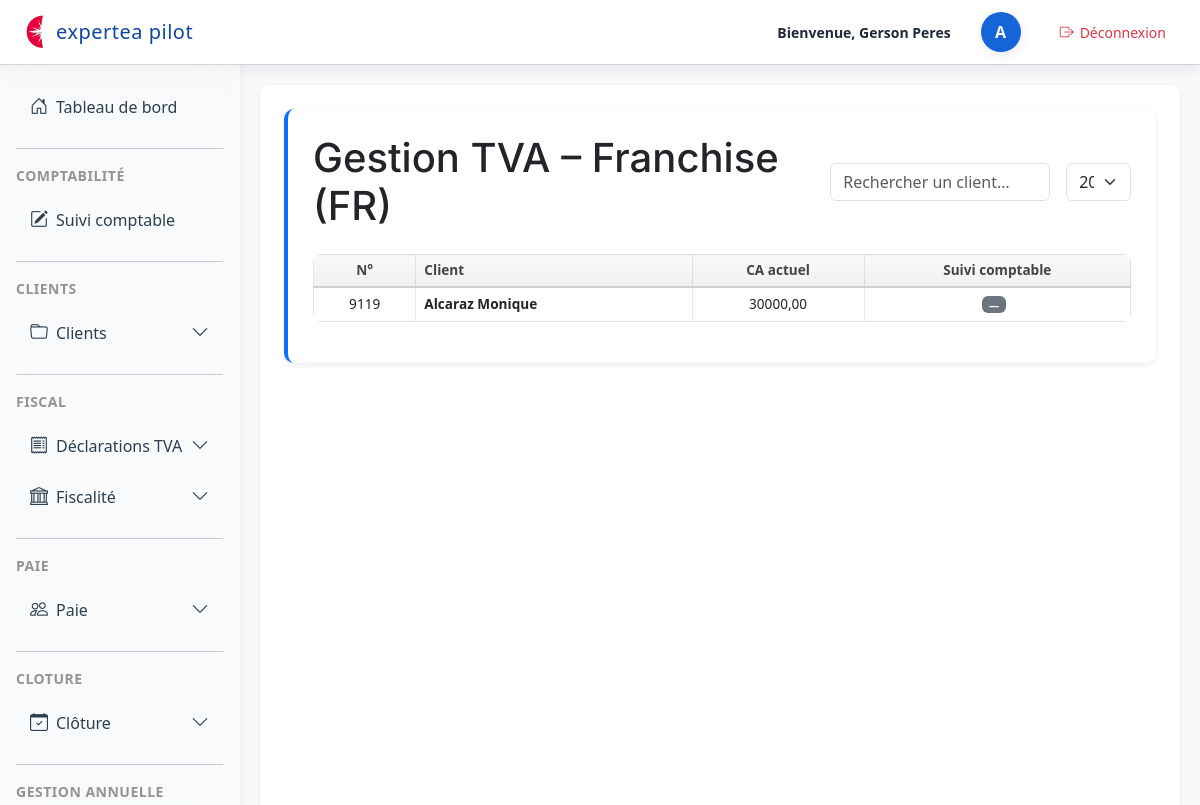
/dossiers/tva/gestion/fr/ (signed in), run on the app's committed database.
### dossiers/models.py (models this page shows, shortened)
class TVAClientAnnee(models.Model):
    client = models.ForeignKey(Client, on_delete=models.CASCADE)
    annee = models.ForeignKey(TVAAnnee, on_delete=models.CASCADE)
    module = models.ForeignKey(TVAModule, on_delete=models.CASCADE, related_name="clients")
    class Meta:
        unique_together = ("client", "annee", "module")

class Client(models.Model):
    REGIME_IMPOSITION_CHOICES = [
        ('IS', 'IS'),
        ('IR', 'IR'),
        ("RS", "Réel simplifié"),
        ("RN", "Réel normal"),
        ("MICRO", "Micro"),
        ("IR_CRL", "IR (CRL)"),
    ]
    REGIME_TVA_CHOICES = [
        ('CA3M', 'CA3 mensuelle'),
        ('CA3T', 'CA3 trimestrielle'),
        ('CA12', 'CA12'),
        ('FRANCHISE', 'Franchise'),
        ('EXO', 'Exonéré'),
    ]
    PERIODICITE_CHOICES = [
        ('MENSUEL', 'Mensuel'),
        ('TRIMESTRIEL', 'Trimestriel'),
        ('ANNUEL', 'Annuel'),
        ('REGULIER', 'Régulier'),
    ]
    user = models.OneToOneField(
        User,
        on_delete=models.CASCADE,
        null=True,
        blank=True,
        help_text="Utilisateur associé à ce client"
    )
    numero = models.IntegerField(null=True, blank=True)
    nom = models.CharField(max_length=255)
    forme_juridique = models.CharField(max_length=50)
    regime_imposition = models.CharField(
        max_length=20,
        choices=REGIME_IMPOSITION_CHOICES,
        null=True,
        blank=True
    )
    date_cloture = models.CharField(max_length=10, blank=True, null=True)
    regime_tva = models.CharField(
        max_length=20,
        choices=REGIME_TVA_CHOICES
    )
    periodicite = models.CharField(
        max_length=20,
        choices=PERIODICITE_CHOICES,
        null=True,
        blank=True,
        verbose_name="Périodicité de la saisie",
    )
    jour_echeance_tva = models.PositiveSmallIntegerField(
        blank=True,
        null=True,
        help_text="Jour du mois pour l'échéance TVA (1 à 31)"
    )
    commentaires = models.TextField(blank=True)
    archive = models.BooleanField(default=False)
    module_saisie = models.BooleanField(default=False, verbose_name="Saisie comptable")
    module_tva = models.BooleanField(default=False)
    module_cfe = models.BooleanField(default=False, verbose_name="CFE")
    module_cvae = models.BooleanField(default=False, verbose_name="CVAE")
    module_tvs = models.BooleanField(default=False, verbose_name="TVS")
    module_cloture = models.BooleanField(default=False, verbose_name="Clôture")
    module_dividendes = models.BooleanField(default=False, verbose_name="Dividendes")
    module_social = models.BooleanField(default=False, verbose_name="Social")
    module_ir = models.BooleanField(default=False, verbose_name="IR personnel")
    module_suivi_mission = models.BooleanField(default=False, verbose_name="Suivi mission et LAB")
    module_paie = models.BooleanField(default=False, verbose_name="Module Paie")

class SuiviComptable(models.Model):
    client = models.ForeignKey(Client, on_delete=models.CASCADE)
    annee = models.IntegerField()
    date_maj_compta = models.DateField(null=True, blank=True)
    dernier_mois_traite = models.CharField(max_length=20, null=True, blank=True)
    periode_traitement = models.CharField(max_length=50, null=True, blank=True)
    verifie = models.BooleanField(default=False)
    saisi_par = models.CharField(max_length=100, null=True, blank=True)
    commentaire = models.TextField(null=True, blank=True)
    ca_actuel = models.DecimalField(max_digits=12, decimal_places=2, null=True, blank=True)
    saisie_en_cours = models.BooleanField(default=False)
    saisie_terminee = models.BooleanField(default=False)
    class Meta:
        unique_together = ('client', 'annee')
        verbose_name = "Suivi comptable"
        verbose_name_plural = "Suivis comptables"

### dossiers/views.py (the view)
# urls.py: path("tva/gestion/fr/", views.tva_gestion_fr, name="tva_gestion_fr"),
@login_required
def tva_gestion_fr(request):
    annee_id = request.GET.get("annee")
    if annee_id:
        annee = get_object_or_404(TVAAnnee, id=annee_id)
    else:
        annee = TVAAnnee.objects.order_by("-annee").first()
    tca_list = TVAClientAnnee.objects.filter(
        annee=annee,
        module__type="FR"
    ).select_related("client", "module")
    search = request.GET.get("search")
    if search:
        tca_list = tca_list.filter(
            Q(client__nom__icontains=search) |
            Q(client__numero__icontains=search)
        )
    for tca in tca_list:
        tca.suivi = SuiviComptable.objects.filter(
            client=tca.client,
            annee=annee.annee   # ⚠️ IMPORTANT : pas annee.id
        ).first()
    return render(request, "tva/gestion/fr.html", {
        "annee": annee,
        "annees": TVAAnnee.objects.all().order_by("-annee"),
        "tca_list": tca_list,
    })

### dossiers/templates/tva/gestion/fr.html (shortened to what this page needs)
{% extends "base.html" %}
{% block content %}
<section class="section">
    <div class="d-flex justify-content-between align-items-center mb-4">
        <h1 class="m-0">Gestion TVA – Franchise (FR)</h1>
        <div class="d-flex align-items-center gap-3">
            <input type="text"
                   id="searchInput"
                   class="form-control"
                   placeholder="Rechercher un client…"
                   style="width: 220px; height: 38px;">
            <form method="GET" class="m-0">
                <select name="annee"
                        class="form-select"
                        style="height: 38px;"
                        onchange="this.form.submit()">
                    {% for a in annees %}
                        <option value="{{ a.id }}" {% if a.id == annee.id %}selected{% endif %}>
                            {{ a.annee }}
                        </option>
                    {% endfor %}
                </select>
            </form>
        </div>
    </div>
    <table class="table table-bordered align-middle" id="tvaTable">
        <thead class="table-light">
            <tr>
                <th>N°</th>
                <th>Client</th>
                <th>CA actuel</th>
                <th>Suivi comptable</th>
            </tr>
        </thead>
        <tbody>
            {% for tca in tca_list %}
            <tr>
                <td>{{ tca.client.numero }}</td>
                <td><strong>{{ tca.client.nom }}</strong></td>
<td>
    {% if tca.suivi and tca.suivi.ca_actuel %}
        {{ tca.suivi.ca_actuel }}
    {% else %}
        —
    {% endif %}
</td>
                <td>
                    {% include "tva/partials/pastille_suivi.html" with suivi=tca.suivi %}
                </td>
            </tr>
            {% endfor %}
        </tbody>
    </table>
</section>
{% endblock %}

### dossiers/templates/base.html (shortened to what this page needs)
<!DOCTYPE html>
<html lang="fr">
<head>
    {% load static %}
    <link rel="stylesheet" href="{% static 'css/base.css' %}">
    <link rel="stylesheet" href="{% static 'css/dashboard.css' %}">
    <link rel="stylesheet"
          href="https://cdn.jsdelivr.net/npm/bootstrap@5.3.0/dist/css/bootstrap.min.css">
    <link rel="stylesheet"
      href="https://cdn.jsdelivr.net/npm/bootstrap-icons@1.11.3/font/bootstrap-icons.css">
</head>
<body class="bg-light">
<header class="top-header">
    <div class="header-left">
        <img src="{% static 'img/logo.png' %}" alt="Logo" class="header-logo">
        <span class="header-title">expertea pilot</span>
    </div>
    <div class="header-right">
        <span class="welcome-text">Bienvenue, {{request.user.get_full_name }}</span>
        <div class="avatar-circle d-flex justify-content-center align-items-center"
             style="width:40px; height:40px; border-radius:50%; background:#1565d8; color:white; font-weight:600; margin-left:15px;">
            {{ user.username|first|upper }}
        </div>
<a href="{% url 'logout' %}"
   class="btn btn-sm d-flex align-items-center"
   style="margin-left: 15px; background:white; color:#dc3545; border-radius:12px;">
    <i class="bi bi-box-arrow-right" style="margin-right:6px;"></i>
    Déconnexion
</a>
    </div>
</header>
<div class="layout-container d-flex w-100">
    <div class="sidebar-column position-relative d-flex flex-column">
        <aside id="sidebar" class="sidebar p-3">
            <nav class="nav flex-column">
<a class="nav-link d-flex align-items-center gap-2 {% if request.resolver_match.url_name == 'dashboard' %}active{% endif %}"
   href="{% url 'user_space' %}">
    <i class="bi bi-house-door"></i>
    <span class="sidebar-text">Tableau de bord</span>
</a>
                <hr class="sidebar-separator my-3 opacity-25">
                <div class="sidebar-section-title text-uppercase small opacity-75 mb-2">
                    Comptabilité
                </div>
                <a class="nav-link text-white d-flex align-items-center gap-2 {% if request.resolver_match.url_name == 'liste_suivi_comptable' %}active{% endif %}"
                   href="{% url 'liste_suivi_comptable' %}">
                    <i class="bi bi-pencil-square"></i>
                    <span class="sidebar-text">Suivi comptable</span>
                </a>
                <hr class="sidebar-separator my-3 opacity-25">
                <div class="sidebar-section-title text-uppercase small opacity-75 mb-2">
                    CLIENTS
                </div>
                <div class="nav-item">
                    <a class="nav-link text-white d-flex align-items-center gap-2"
                       data-bs-toggle="collapse"
                       href="#menuCLIENTS"
                       role="button"
                       aria-expanded="false"
                       aria-controls="menuCLIENTS">
                        <i class="bi bi-folder"></i>
                        <span class="sidebar-text">Clients</span>
                        <i class="bi bi-chevron-down ms-auto small"></i>
                    </a>
                </div>
                <hr class="sidebar-separator my-3 opacity-25">
                <div class="sidebar-section-title text-uppercase small opacity-75 mb-2">
                    FISCAL
                </div>
                <div class="nav-item">
                    <a class="nav-link text-white d-flex align-items-center gap-2"
                       data-bs-toggle="collapse"
                       href="#menuTVA"
                       role="button"
                       aria-expanded="false"
                       aria-controls="menuTVA">
                        <i class="bi bi-receipt"></i>
                        <span class="sidebar-text">Déclarations TVA</span>
                        <i class="bi bi-chevron-down ms-auto small"></i>
                    </a>
                </div>
		<div class="nav-item">
		    <a class="nav-link text-white d-flex align-items-center gap-2"
		       data-bs-toggle="collapse"
		       href="#menuFISCAL"
		       role="button"
		       aria-expanded="false"
		       aria-controls="menuFISCAL">
		        <i class="bi bi-bank"></i>
		        <span class="sidebar-text">Fiscalité</span>
		        <i class="bi bi-chevron-down ms-auto small"></i>
		    </a>
</div>
		<hr class="sidebar-separator my-3 opacity-25">
		<div class="sidebar-section-title text-uppercase small opacity-75 mb-2">
		    Paie
		</div>
		<div class="nav-item">
		    <a class="nav-link text-white d-flex align-items-center gap-2"
		       data-bs-toggle="collapse"
		       href="#menuPAIE"
		       role="button"
		       aria-expanded="false"
		       aria-controls="menuPAIE">
		        <i class="bi bi-people"></i>
		        <span class="sidebar-text">Paie</span>
		        <i class="bi bi-chevron-down ms-auto small"></i>
		    </a>
    </div>
<hr class="sidebar-separator my-3 opacity-25">
<div class="sidebar-section-title text-uppercase small opacity-75 mb-2">
    CLOTURE
</div>
<div class="nav-item">
    <a class="nav-link text-white d-flex align-items-center gap-2"
       data-bs-toggle="collapse"
       href="#menuCLOTURE"
       role="button"
       aria-expanded="false"
       aria-controls="menuCLOTURE">
        <i class="bi bi-calendar-check"></i>
        <span class="sidebar-text">Clôture</span>
        <i class="bi bi-chevron-down ms-auto small"></i>
    </a>
</div>
		<hr class="sidebar-separator my-3 opacity-25">
		<div class="sidebar-section-title text-uppercase small opacity-75 mb-2">
		    Gestion Annuelle
		</div>
            </nav>
        </aside>
    </div>
    <main class="flex-grow-1 p-4">
        {% block content %}
        {% endblock %}
    </main>
</div>
</body>
</html>

### dossiers/templates/tva/partials/pastille_suivi.html
{% if suivi %}
    {% if suivi.saisie_terminee %}
        <span class="badge bg-success">Terminé</span>
    {% elif suivi.saisie_en_cours %}
        <span class="badge bg-warning text-dark">En cours</span>
    {% else %}
        <span class="badge bg-secondary">—</span>
    {% endif %}
{% else %}
    <span class="badge bg-secondary">—</span>
{% endif %}

### data on the page
TVAClientAnnee: client.numero "9119", client.nom "Alcaraz Monique", suivi.ca_actuel "30000,00"

### other printed values
{{ request.user.get_full_name }} "Gerson Peres"
{{ user.username|first|upper }} "A"
form field annee "2026"
